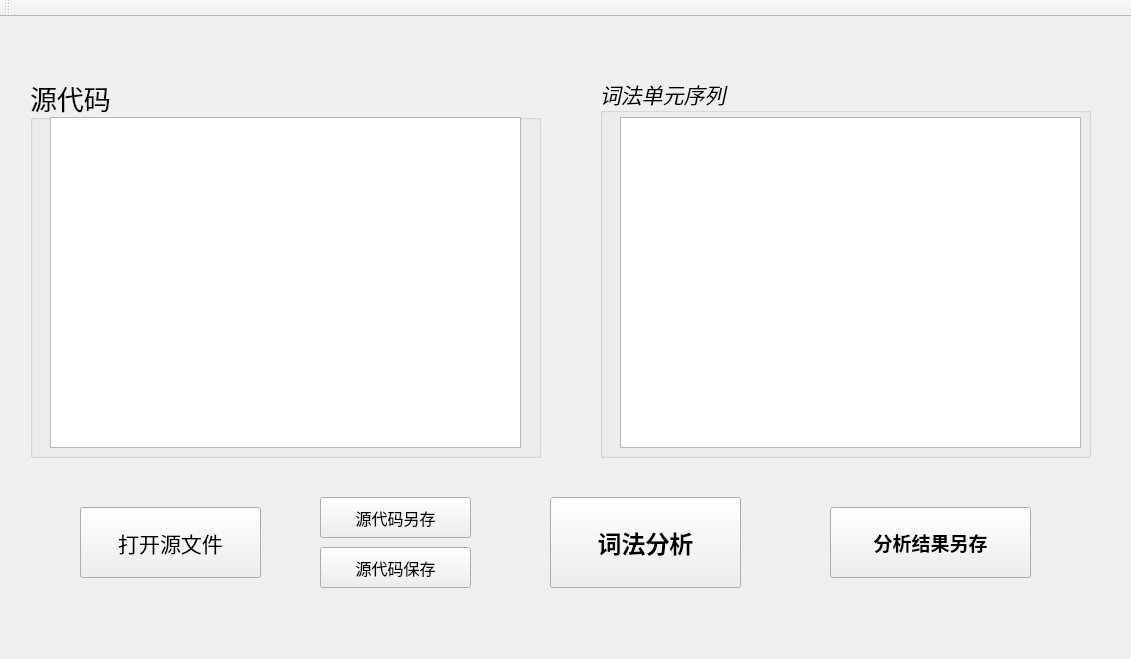
<?xml version="1.0" encoding="UTF-8"?>
<ui version="4.0">
 <class>lex_analyzer_GUIClass</class>
 <widget class="QMainWindow" name="lex_analyzer_GUIClass">
  <property name="geometry">
   <rect>
    <x>0</x>
    <y>0</y>
    <width>1131</width>
    <height>659</height>
   </rect>
  </property>
  <property name="windowTitle">
   <string>lex_analyzer_GUI</string>
  </property>
  <widget class="QWidget" name="centralWidget">
   <widget class="QPushButton" name="pushButton">
    <property name="geometry">
     <rect>
      <x>550</x>
      <y>480</y>
      <width>191</width>
      <height>91</height>
     </rect>
    </property>
    <property name="font">
     <font>
      <family>楷体</family>
      <pointsize>18</pointsize>
      <weight>75</weight>
      <bold>true</bold>
     </font>
    </property>
    <property name="text">
     <string>词法分析</string>
    </property>
   </widget>
   <widget class="QPushButton" name="pushButton_2">
    <property name="geometry">
     <rect>
      <x>80</x>
      <y>490</y>
      <width>181</width>
      <height>71</height>
     </rect>
    </property>
    <property name="font">
     <font>
      <family>华文行楷</family>
      <pointsize>16</pointsize>
     </font>
    </property>
    <property name="text">
     <string>打开源文件</string>
    </property>
   </widget>
   <widget class="QGroupBox" name="groupBox">
    <property name="geometry">
     <rect>
      <x>30</x>
      <y>60</y>
      <width>511</width>
      <height>381</height>
     </rect>
    </property>
    <property name="font">
     <font>
      <family>楷体</family>
      <pointsize>20</pointsize>
     </font>
    </property>
    <property name="title">
     <string>源代码</string>
    </property>
    <widget class="QTextEdit" name="textEdit">
     <property name="geometry">
      <rect>
       <x>20</x>
       <y>40</y>
       <width>471</width>
       <height>331</height>
      </rect>
     </property>
     <property name="font">
      <font>
       <family>Lucida Console</family>
       <pointsize>10</pointsize>
      </font>
     </property>
     <property name="cursor" stdset="0">
      <cursorShape>IBeamCursor</cursorShape>
     </property>
    </widget>
    <widget class="QLabel" name="label">
     <property name="geometry">
      <rect>
       <x>131</x>
       <y>4</y>
       <width>271</width>
       <height>31</height>
      </rect>
     </property>
     <property name="font">
      <font>
       <family>Lucida Console</family>
       <pointsize>10</pointsize>
      </font>
     </property>
     <property name="text">
      <string/>
     </property>
    </widget>
   </widget>
   <widget class="QPushButton" name="pushButton_3">
    <property name="geometry">
     <rect>
      <x>320</x>
      <y>480</y>
      <width>151</width>
      <height>41</height>
     </rect>
    </property>
    <property name="font">
     <font>
      <family>微软雅黑</family>
      <pointsize>12</pointsize>
     </font>
    </property>
    <property name="text">
     <string>源代码另存</string>
    </property>
   </widget>
   <widget class="QPushButton" name="pushButton_4">
    <property name="geometry">
     <rect>
      <x>320</x>
      <y>530</y>
      <width>151</width>
      <height>41</height>
     </rect>
    </property>
    <property name="font">
     <font>
      <family>微软雅黑</family>
      <pointsize>12</pointsize>
     </font>
    </property>
    <property name="text">
     <string>源代码保存</string>
    </property>
   </widget>
   <widget class="QPushButton" name="pushButton_5">
    <property name="geometry">
     <rect>
      <x>830</x>
      <y>490</y>
      <width>201</width>
      <height>71</height>
     </rect>
    </property>
    <property name="font">
     <font>
      <family>等线</family>
      <pointsize>14</pointsize>
      <weight>75</weight>
      <bold>true</bold>
     </font>
    </property>
    <property name="text">
     <string>分析结果另存</string>
    </property>
   </widget>
   <widget class="QGroupBox" name="groupBox_2">
    <property name="geometry">
     <rect>
      <x>600</x>
      <y>60</y>
      <width>491</width>
      <height>381</height>
     </rect>
    </property>
    <property name="font">
     <font>
      <family>华文仿宋</family>
      <pointsize>16</pointsize>
      <italic>true</italic>
     </font>
    </property>
    <property name="title">
     <string>词法单元序列</string>
    </property>
    <widget class="QTextEdit" name="textEdit_2">
     <property name="geometry">
      <rect>
       <x>20</x>
       <y>40</y>
       <width>461</width>
       <height>331</height>
      </rect>
     </property>
     <property name="font">
      <font>
       <family>新宋体</family>
       <pointsize>10</pointsize>
       <italic>false</italic>
      </font>
     </property>
     <property name="readOnly">
      <bool>true</bool>
     </property>
    </widget>
   </widget>
   <zorder>groupBox_2</zorder>
   <zorder>groupBox</zorder>
   <zorder>pushButton</zorder>
   <zorder>pushButton_2</zorder>
   <zorder>pushButton_3</zorder>
   <zorder>pushButton_4</zorder>
   <zorder>pushButton_5</zorder>
  </widget>
  <widget class="QMenuBar" name="menuBar">
   <property name="geometry">
    <rect>
     <x>0</x>
     <y>0</y>
     <width>1131</width>
     <height>26</height>
    </rect>
   </property>
  </widget>
  <widget class="QToolBar" name="mainToolBar">
   <attribute name="toolBarArea">
    <enum>TopToolBarArea</enum>
   </attribute>
   <attribute name="toolBarBreak">
    <bool>false</bool>
   </attribute>
  </widget>
 </widget>
 <layoutdefault spacing="6" margin="11"/>
 <resources>
  <include location="lex_analyzer_GUI.qrc"/>
 </resources>
 <connections>
  <connection>
   <sender>textEdit</sender>
   <signal>textChanged()</signal>
   <receiver>lex_analyzer_GUIClass</receiver>
   <slot>auto_save()</slot>
   <hints>
    <hint type="sourcelabel">
     <x>289</x>
     <y>238</y>
    </hint>
    <hint type="destinationlabel">
     <x>375</x>
     <y>70</y>
    </hint>
   </hints>
  </connection>
  <connection>
   <sender>pushButton_3</sender>
   <signal>clicked()</signal>
   <receiver>lex_analyzer_GUIClass</receiver>
   <slot>saveas_source_to_file()</slot>
   <hints>
    <hint type="sourcelabel">
     <x>332</x>
     <y>500</y>
    </hint>
    <hint type="destinationlabel">
     <x>377</x>
     <y>503</y>
    </hint>
   </hints>
  </connection>
  <connection>
   <sender>pushButton_4</sender>
   <signal>clicked()</signal>
   <receiver>lex_analyzer_GUIClass</receiver>
   <slot>save_source_to_file()</slot>
   <hints>
    <hint type="sourcelabel">
     <x>283</x>
     <y>546</y>
    </hint>
    <hint type="destinationlabel">
     <x>84</x>
     <y>620</y>
    </hint>
   </hints>
  </connection>
  <connection>
   <sender>pushButton_2</sender>
   <signal>clicked()</signal>
   <receiver>lex_analyzer_GUIClass</receiver>
   <slot>open_source_file()</slot>
   <hints>
    <hint type="sourcelabel">
     <x>101</x>
     <y>533</y>
    </hint>
    <hint type="destinationlabel">
     <x>42</x>
     <y>574</y>
    </hint>
   </hints>
  </connection>
  <connection>
   <sender>pushButton</sender>
   <signal>clicked()</signal>
   <receiver>lex_analyzer_GUIClass</receiver>
   <slot>lex_analyze()</slot>
   <hints>
    <hint type="sourcelabel">
     <x>446</x>
     <y>541</y>
    </hint>
    <hint type="destinationlabel">
     <x>353</x>
     <y>608</y>
    </hint>
   </hints>
  </connection>
  <connection>
   <sender>pushButton_5</sender>
   <signal>clicked()</signal>
   <receiver>lex_analyzer_GUIClass</receiver>
   <slot>savelex_to_file()</slot>
   <hints>
    <hint type="sourcelabel">
     <x>661</x>
     <y>529</y>
    </hint>
    <hint type="destinationlabel">
     <x>832</x>
     <y>597</y>
    </hint>
   </hints>
  </connection>
 </connections>
 <slots>
  <slot>savelex_to_file()</slot>
  <slot>auto_save()</slot>
  <slot>save_source_to_file()</slot>
  <slot>saveas_source_to_file()</slot>
  <slot>open_source_file()</slot>
  <slot>lex_analyze()</slot>
 </slots>
</ui>
